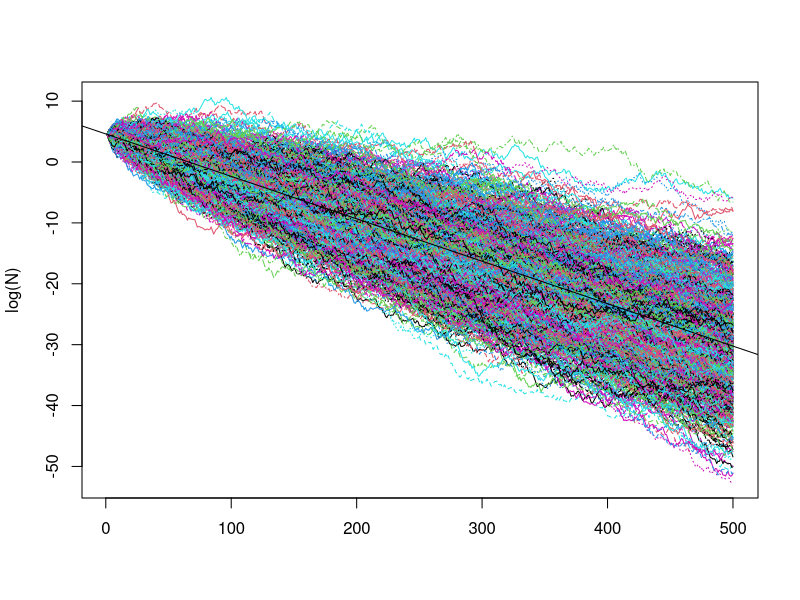

R code for this plot:
# Number of juveniles
js=c(0.56, 0.64, 0.3, 0.4, 0, 0.38, 0.18, 0.25, 0.44);
# Number of adults
as=c(0.53, 0.68, 0.71, 0.38, 0.54, 0.69, 0.66, 0.49, 0.61); 
# Fecundity
f=c(3.38, 1.27, 2.77, 2.17, 0.05, 4.0, 2.37, 0.5, 1.6);

# Fecundity is divided by two since only females produce offspring (we are assuming a 1-1 sex ratio)
R = as + (f/2)*js
r = mean(log(R))

# Set number of time steps
Tmax = 500
# Set number of replications
reps = 1000
# Set initial condition
N0 = 100
# Initialize a matrix of instances (columns)
N = matrix(N0,nrow=Tmax, ncol=reps)

# Run all simulations at once
for(t in 2:Tmax) {
  N[t,]=N[t-1,]*sample(x=R, size=reps, replace = TRUE)
}
# Plot the results and the mean trend line
matplot(log(N),type="l")
abline(a = log(100), b = mean(log(R)))

